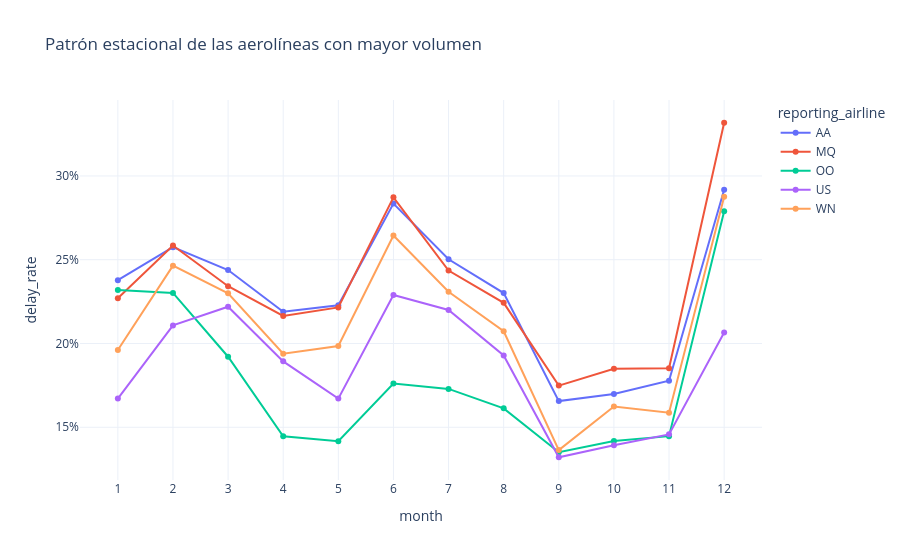

This figure's notebook cell:
### Code cell
# ¿La evolución de las aerolíneas de mayor volumen revela un patrón estacional?

seasonality = add_rates(
    monthly.groupby(["month", "reporting_airline"])[metric_columns].sum().reset_index()
)
seasonality = seasonality[seasonality.reporting_airline.isin(top_carriers_by_volume)]
seasonality.to_csv(SUBMISSION_DIR / "seasonality.csv", index=False)
fig = px.line(
    seasonality,
    x="month",
    y="delay_rate",
    color="reporting_airline",
    markers=True,
    hover_data=["operated_flights"],
    title="Patrón estacional de las aerolíneas con mayor volumen",
)
fig.update_xaxes(dtick=1)
fig.update_yaxes(tickformat=".0%")
fig.update_layout(template="plotly_white")
fig.show()

### Figure 1 — Plotly figure (JSON) as saved in the notebook; plotly's stock layout.template omitted (floating-point values rounded to 4 significant figures)
{"data": [{"customdata": [[157427], [141521], [157591], [151248], [159495], [153176], [158851], [159224], [148626], [155118], [145218], [149353]], "hovertemplate": "reporting_airline=AA<br>month=%{x}<br>delay_rate=%{y}<br>operated_flights=%{customdata[0]}<extra></extra>", "legendgroup": "AA", "line": {"color": "#636efa", "dash": "solid"}, "marker": {"symbol": "circle"}, "mode": "lines+markers", "name": "AA", "orientation": "v", "showlegend": true, "type": "scatter", "x": [1, 2, 3, 4, 5, 6, 7, 8, 9, 10, 11, 12], "xaxis": "x", "y": [0.2378, 0.2575, 0.2438, 0.2189, 0.2228, 0.2835, 0.2503, 0.2301, 0.1656, 0.1698, 0.1777, 0.2917], "yaxis": "y"}, {"customdata": [[128050], [114673], [126800], [127468], [133096], [129084], [134835], [134380], [125992], [128472], [119981], [117331]], "hovertemplate": "reporting_airline=MQ<br>month=%{x}<br>delay_rate=%{y}<br>operated_flights=%{customdata[0]}<extra></extra>", "legendgroup": "MQ", "line": {"color": "#EF553B", "dash": "solid"}, "marker": {"symbol": "circle"}, "mode": "lines+markers", "name": "MQ", "orientation": "v", "showlegend": true, "type": "scatter", "x": [1, 2, 3, 4, 5, 6, 7, 8, 9, 10, 11, 12], "xaxis": "x", "y": [0.227, 0.2585, 0.2342, 0.2164, 0.2215, 0.2872, 0.2436, 0.2242, 0.1748, 0.1849, 0.1852, 0.3317], "yaxis": "y"}, {"customdata": [[135321], [125879], [144369], [139026], [142909], [144374], [148201], [149960], [136223], [140569], [132131], [134720]], "hovertemplate": "reporting_airline=OO<br>month=%{x}<br>delay_rate=%{y}<br>operated_flights=%{customdata[0]}<extra></extra>", "legendgroup": "OO", "line": {"color": "#00cc96", "dash": "solid"}, "marker": {"symbol": "circle"}, "mode": "lines+markers", "name": "OO", "orientation": "v", "showlegend": true, "type": "scatter", "x": [1, 2, 3, 4, 5, 6, 7, 8, 9, 10, 11, 12], "xaxis": "x", "y": [0.2319, 0.2302, 0.1921, 0.1446, 0.1417, 0.176, 0.1729, 0.1613, 0.1351, 0.1417, 0.1447, 0.2789], "yaxis": "y"}, {"customdata": [[123907], [111130], [124515], [120175], [122476], [117803], [121521], [120195], [113109], [118870], [113402], [115742]], "hovertemplate": "reporting_airline=US<br>month=%{x}<br>delay_rate=%{y}<br>operated_flights=%{customdata[0]}<extra></extra>", "legendgroup": "US", "line": {"color": "#ab63fa", "dash": "solid"}, "marker": {"symbol": "circle"}, "mode": "lines+markers", "name": "US", "orientation": "v", "showlegend": true, "type": "scatter", "x": [1, 2, 3, 4, 5, 6, 7, 8, 9, 10, 11, 12], "xaxis": "x", "y": [0.1671, 0.2108, 0.222, 0.1893, 0.1671, 0.229, 0.22, 0.1928, 0.1321, 0.1393, 0.1458, 0.2065], "yaxis": "y"}, {"customdata": [[284302], [258665], [289862], [284286], [292335], [287099], [296103], [297387], [282236], [296138], [283548], [286652]], "hovertemplate": "reporting_airline=WN<br>month=%{x}<br>delay_rate=%{y}<br>operated_flights=%{customdata[0]}<extra></extra>", "legendgroup": "WN", "line": {"color": "#FFA15A", "dash": "solid"}, "marker": {"symbol": "circle"}, "mode": "lines+markers", "name": "WN", "orientation": "v", "showlegend": true, "type": "scatter", "x": [1, 2, 3, 4, 5, 6, 7, 8, 9, 10, 11, 12], "xaxis": "x", "y": [0.1961, 0.2465, 0.2299, 0.1939, 0.1985, 0.2645, 0.2309, 0.2073, 0.1364, 0.1623, 0.1587, 0.2876], "yaxis": "y"}], "layout": {"legend": {"title": {"text": "reporting_airline"}, "tracegroupgap": 0}, "title": {"text": "Patrón estacional de las aerolíneas con mayor volumen"}, "xaxis": {"anchor": "y", "domain": [0, 1], "dtick": 1, "title": {"text": "month"}}, "yaxis": {"anchor": "x", "domain": [0, 1], "tickformat": ".0%", "title": {"text": "delay_rate"}}}}
